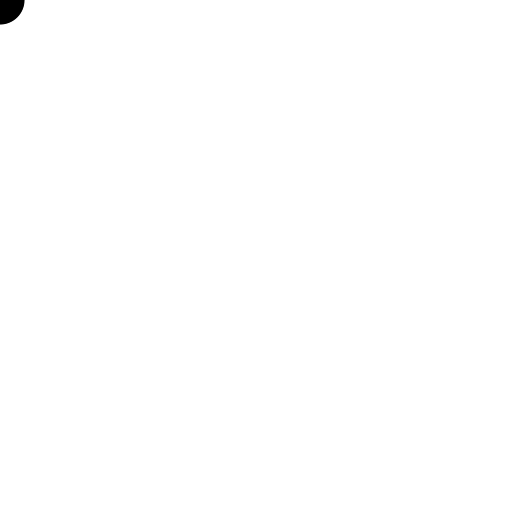
Frame 1 (no input)
Frame 60 (the mouse pressed at the canvas centre just before this capture): identical to frame 1, image omitted
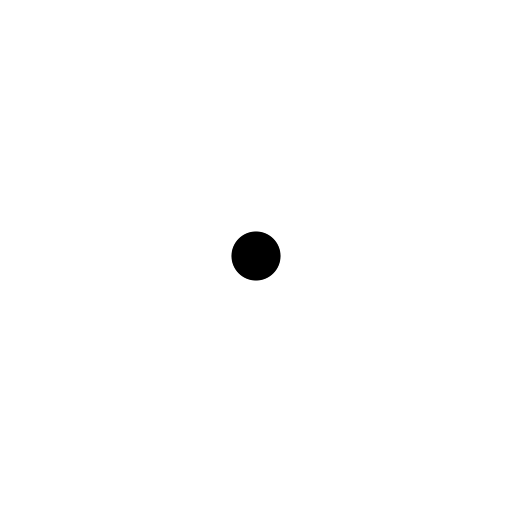
Frame 120 (the mouse held since frame 60 and released just before this capture)

The Processing sketch that drew these frames (run headless with seeded random() and noise(); from frame 60 on, the mouse is pressed at the canvas centre):

// Processing sketch: assignment07B
// ── assignment07B.pde
// Number of mouse positions to track
int numPoints = 50;

// 2-dimensional array stores x and y mouse positions
int[][] mouse = new int[numPoints][2];
int writePtr = 0;

void setup() {
  size(512, 512);
}

void draw() {
  background(255);
  
  // Write to current mouse pos to the array at the write pointer
  mouse[writePtr][0] = mouseX;
  mouse[writePtr][1] = mouseY;
  
  float r, alpha;
  
  for (int i = 0; i < numPoints; i++) {
    // Read from the array starting at the writepointer 
    int readPtr = (i + writePtr) % numPoints;
    
    // Map radius and alpha to i
    // This way r and alpha continously change for every circle because 
    // the readpointer keeps reading out from different points in the array
    r = map(i, 0, numPoints, 5, 50);
    alpha = map(i, 0, numPoints, 25, 255);
    
    fill(0, alpha);
    noStroke();
    ellipse(mouse[readPtr][0], mouse[readPtr][1], r, r);
  }
  
  // Increment write pointer
  if (writePtr < numPoints - 1) writePtr++;
  else writePtr = 0;
}
